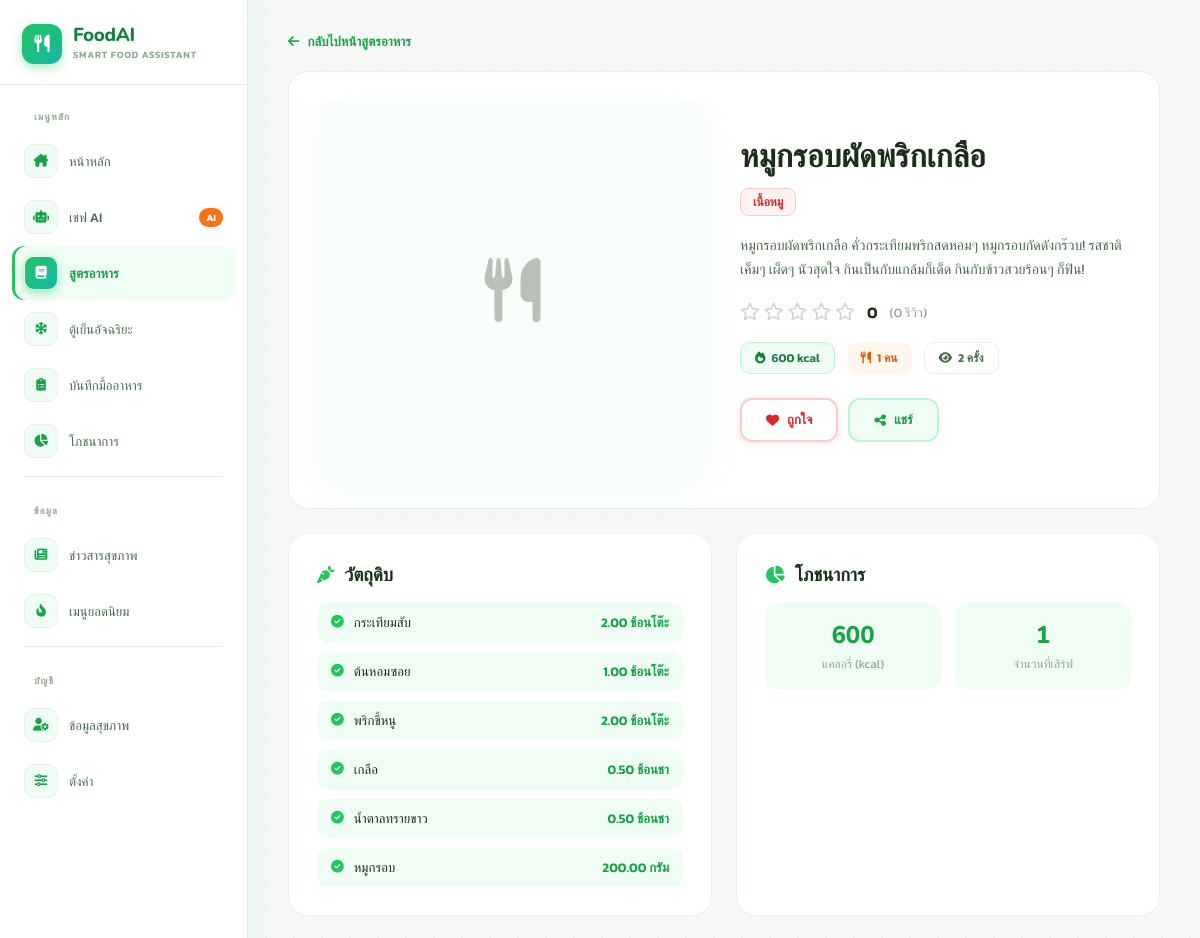
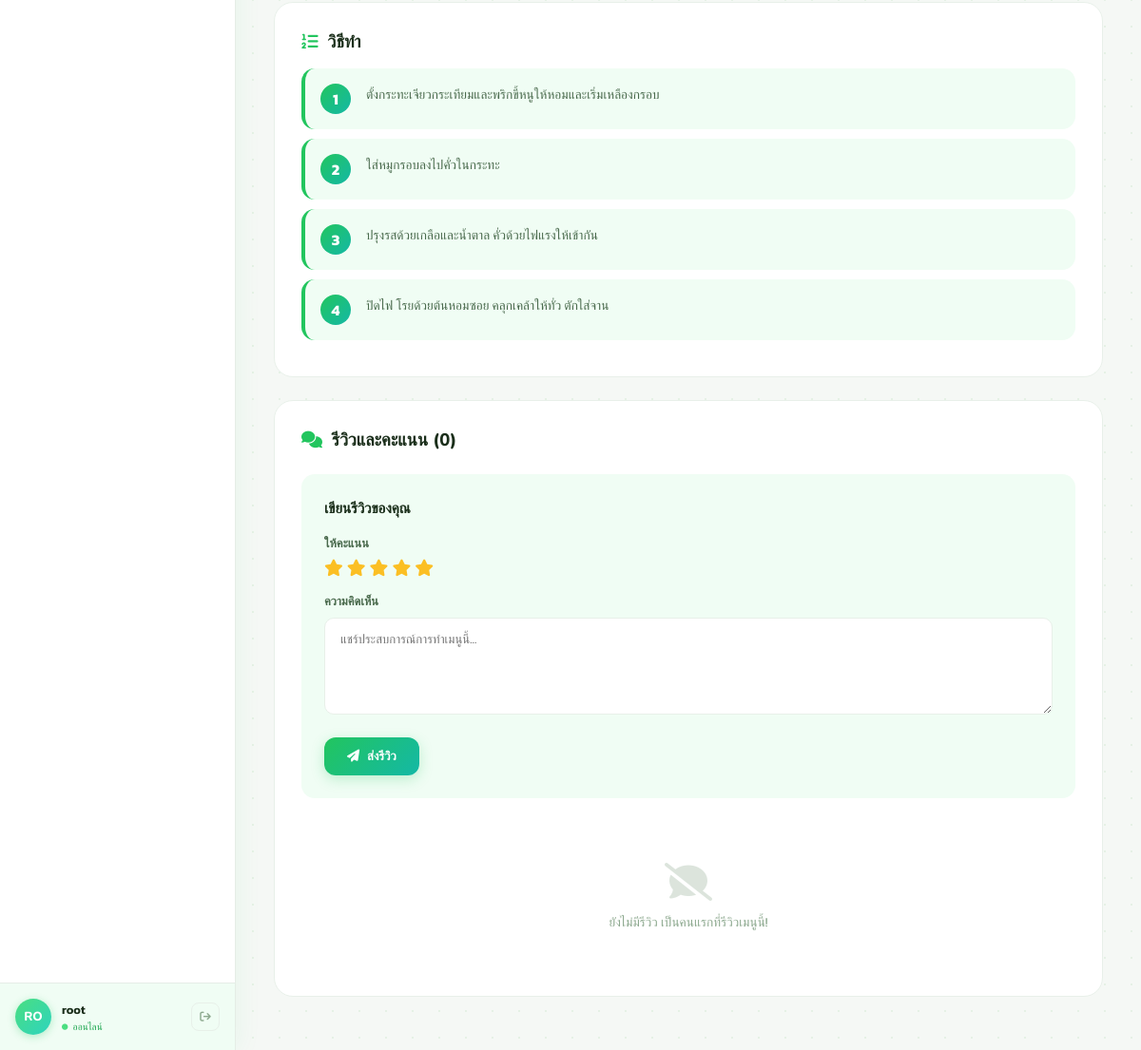
The app's page /pages/recipe_detail.php?id=29 with its own data (2 pictures, top to bottom).
### tables this page shows
CREATE TABLE `recipes` (
  `id` int(11) NOT NULL,
  `title` varchar(200) NOT NULL,
  `description` text DEFAULT NULL,
  `ingredients` text DEFAULT NULL,
  `instructions` text NOT NULL,
  `servings` int(11) DEFAULT 1,
  `image` varchar(255) DEFAULT NULL,
  `created_by` int(11) DEFAULT NULL,
  `created_at` timestamp NOT NULL DEFAULT current_timestamp(),
  `calories` int(11) DEFAULT 0,
  `view_count` int(11) DEFAULT 0
);

CREATE TABLE `tags` (
  `id` int(11) NOT NULL,
  `name` varchar(100) NOT NULL,
  `type` enum('health_condition','allergen') NOT NULL,
  `description` text DEFAULT NULL,
  `color` varchar(20) DEFAULT '#22c55e',
  `created_at` timestamp NOT NULL DEFAULT current_timestamp()
);

CREATE TABLE `recipe_ingredients` (
  `recipe_id` int(11) NOT NULL,
  `ingredient_id` int(11) NOT NULL,
  `amount` decimal(10,2) NOT NULL,
  `unit` varchar(50) NOT NULL
);

CREATE TABLE `ingredients` (
  `id` int(11) NOT NULL,
  `name` varchar(100) NOT NULL,
  `calories_per_100g` decimal(10,2) DEFAULT 0.00,
  `protein_g` decimal(10,2) DEFAULT 0.00,
  `fat_g` decimal(10,2) DEFAULT 0.00,
  `carbs_g` decimal(10,2) DEFAULT 0.00,
  `sodium_mg` decimal(10,2) DEFAULT 0.00,
  `sugar_g` decimal(10,2) DEFAULT 0.00,
  `is_common_allergen` tinyint(1) DEFAULT 0
);

### pages/recipe_detail.php (the view, shortened to what this page needs)
<?php
$user_id = isset($_SESSION['user_id']) ? $_SESSION['user_id'] : 3;
$recipe_id = isset($_GET['id']) ? (int)$_GET['id'] : 0;
$stmt = $conn->prepare("SELECT * FROM recipes WHERE id = ?");
$stmt->bind_param("i", $recipe_id);
$stmt->execute();
$recipe = $stmt->get_result()->fetch_assoc();
$fav_stmt = $conn->prepare("SELECT id FROM user_interactions WHERE user_id = ? AND recipe_id = ? AND interaction_type = 'favorite'");
$fav_stmt->bind_param("ii", $user_id, $recipe_id);
$fav_stmt->execute();
$is_favorited = $fav_stmt->get_result()->num_rows > 0;
$stmt_tags = $conn->prepare("SELECT t.* FROM recipe_tags rt JOIN tags t ON rt.tag_id = t.id WHERE rt.recipe_id = ?");
$stmt_tags->bind_param("i", $recipe_id);
$stmt_tags->execute();
$recipe_tags = $stmt_tags->get_result()->fetch_all(MYSQLI_ASSOC);
$stmt_ing = $conn->prepare("SELECT i.name, ri.amount, ri.unit FROM recipe_ingredients ri JOIN ingredients i ON ri.ingredient_id = i.id WHERE ri.recipe_id = ?");
$stmt_ing->bind_param("i", $recipe_id);
$stmt_ing->execute();
$ingredients = $stmt_ing->get_result();
$reviews_sql = "SELECT rr.*, u.first_name, u.last_name FROM recipe_reviews rr JOIN users u ON rr.user_id = u.id WHERE rr.recipe_id = ? ORDER BY rr.created_at DESC";
$reviews_stmt = $conn->prepare($reviews_sql);
$reviews_stmt->bind_param("i", $recipe_id);
$reviews_stmt->execute();
$reviews = $reviews_stmt->get_result();
$avg_sql = "SELECT AVG(rating) as avg_rating, COUNT(*) as total_reviews FROM recipe_reviews WHERE recipe_id = ?";
$avg_stmt = $conn->prepare($avg_sql);
$avg_stmt->bind_param("i", $recipe_id);
$avg_stmt->execute();
$rating_data = $avg_stmt->get_result()->fetch_assoc();
$avg_rating = round($rating_data['avg_rating'] ?? 0, 1);
$total_reviews = $rating_data['total_reviews'] ?? 0;
?>
<!DOCTYPE html>
<html lang="th">
<head>
<link rel="stylesheet" href="https://cdnjs.cloudflare.com/ajax/libs/font-awesome/6.4.0/css/all.min.css">
</head>
<body>
<?php include '../includes/sidebar.php' ?>
<div class="page-wrap">
  <main>
    <div style="display:flex; align-items:center; gap: 14px; margin-bottom:20px;">
      <a href="recipes.php" style="display:inline-flex;align-items:center;gap:8px;color:var(--g600);font-size:.82rem;font-weight:600;text-decoration:none;">
        <i class="fas fa-arrow-left"></i> กลับไปหน้าสูตรอาหาร
      </a>
    </div>
    <div class="card" style="margin-bottom:24px;">
      <div class="grid-hero">
        <div>
          <?php $img_path = '../public/uploads/' . $recipe['image']; if (!empty($recipe['image']) && file_exists($img_path)): ?>
            <img src="<?= $img_path ?>" class="hero-img">
          <?php else: ?>
            <div class="hero-img" style="background:var(--g50);display:flex;align-items:center;justify-content:center;font-size:4rem;opacity:.3;"><i class="fas fa-utensils"></i></div>
          <?php endif; ?>
        </div>
        <div>
          <h1 style="font-family:'Nunito',sans-serif;font-size:2rem;font-weight:800;color:var(--txt);line-height:1.2;margin-bottom:12px;">
            <?= htmlspecialchars($recipe['title']) ?>
          </h1>
          <?php if (!empty($recipe_tags)): ?>
          <div class="r-tags-wrap">
              <?php foreach($recipe_tags as $t):
                  $is_allergy = ($t['type'] === 'allergen');
              ?>
              <span class="r-tag" style="background:<?= $is_allergy ? '#fef2f2' : '#ecfdf5' ?>; color:<?= $is_allergy ? '#dc2626' : '#059669' ?>; border:1px solid <?= $is_allergy ? '#fecaca' : '#a7f3d0' ?>;">
                  <?= htmlspecialchars($t['name']) ?>
              </span>
              <?php endforeach; ?>
          </div>
          <?php endif; ?>
          <p style="font-size:.88rem;color:var(--sub);line-height:1.7;margin-bottom:18px;">
            <?= htmlspecialchars($recipe['description'] ?: 'เมนูอาหารเพื่อสุขภาพ') ?>
          </p>
          <div style="display:flex;align-items:center;gap:12px;margin-bottom:18px;">
            <div class="star-rating">
              <?php for($i=1; $i<=5; $i++): ?>
                <i class="<?= $i <= $avg_rating ? 'fas' : 'far' ?> fa-star"></i>
              <?php endfor; ?>
            </div>
            <span style="font-weight:600;color:var(--txt);"><?= $avg_rating ?></span>
            <span style="color:var(--muted);font-size:.8rem;">(<?= $total_reviews ?> รีวิว)</span>
          </div>
          <div style="display:flex;gap:12px;flex-wrap:wrap;margin-bottom:24px;">
            <span class="badge badge-green"><i class="fas fa-fire"></i> <?= $recipe['calories'] ?> kcal</span>
            <?php if ($recipe['servings']): ?>
            <span class="badge badge-orange"><i class="fas fa-utensils"></i> <?= $recipe['servings'] ?> คน</span>
            <?php endif; ?>
            <span class="badge" style="background:#fff;border:1px solid var(--bdr);color:var(--sub);"><i class="fas fa-eye"></i> <?= number_format($recipe['view_count'] ?? 0) ?> ครั้ง</span>
          </div>
          <div class="action-btns">
            <button class="btn btn-favorite <?= $is_favorited ? 'active' : '' ?>"
                    id="favoriteBtn"
                    onclick="toggleFavorite(<?= $recipe_id ?>)">
              <i class="fas fa-heart"></i>
              <span id="favBtnText"><?= $is_favorited ? 'ถูกใจแล้ว' : 'ถูกใจ' ?></span>
            </button>
            <button class="btn btn-share" onclick="shareRecipe()">
              <i class="fas fa-share-nodes"></i> แชร์
            </button>
          </div>
        </div>
      </div>
    </div>
    <div class="grid-content">
      <div class="card">
        <h2 class="section-title"><i class="fas fa-carrot" style="color:var(--g500);"></i> วัตถุดิบ</h2>
        <div style="display:flex;flex-direction:column;gap:10px;">
          <?php if ($ingredients->num_rows > 0): ?>
            <?php while($ing = $ingredients->fetch_assoc()): ?>
            <div class="ingredient-item">
              <i class="fas fa-check-circle"></i>
              <span style="flex:1;font-weight:500;"><?= htmlspecialchars($ing['name']) ?></span>
              <span style="color:var(--g600);font-weight:600;"><?= htmlspecialchars($ing['amount']) ?> <?= htmlspecialchars($ing['unit']) ?></span>
            </div>
            <?php endwhile; ?>
          <?php elseif (!empty($recipe['ingredients'])): ?>
            <div style="background:var(--g50);border-radius:10px;padding:16px;font-size:.85rem;line-height:1.8;color:var(--sub);">
                <?= nl2br(htmlspecialchars($recipe['ingredients'])) ?>
            </div>
          <?php else: ?>
            <p style="color:var(--muted);font-size:.82rem;">ไม่มีข้อมูลวัตถุดิบ</p>
          <?php endif; ?>
        </div>
      </div>
      <div class="card">
        <h2 class="section-title"><i class="fas fa-chart-pie"></i> โภชนาการ</h2>
        <div style="display:grid;grid-template-columns:1fr 1fr;gap:14px;">
          <div style="padding:16px;background:var(--g50);border-radius:12px;text-align:center;">
            <div style="font-size:1.5rem;font-weight:800;color:var(--g600);font-family:'Nunito',sans-serif;"><?= $recipe['calories'] ?></div>
            <div style="font-size:.75rem;color:var(--muted);margin-top:4px;">แคลอรี่ (kcal)</div>
          </div>
          <div style="padding:16px;background:var(--g50);border-radius:12px;text-align:center;">
            <div style="font-size:1.5rem;font-weight:800;color:var(--g600);font-family:'Nunito',sans-serif;"><?= $recipe['servings'] ?: 1 ?></div>
            <div style="font-size:.75rem;color:var(--muted);margin-top:4px;">จำนวนที่เสิร์ฟ</div>
          </div>
        </div>
      </div>
    </div>
    <div class="card" style="margin-bottom:24px;">
      <h2 class="section-title"><i class="fas fa-list-ol" style="color:var(--g500);"></i> วิธีทำ</h2>
      <div>
        <?php
        $steps = explode("\n", $recipe['instructions']);
        $step_num = 1;
        foreach($steps as $step):
          $step = trim(preg_replace('/^\d+[\.\)]\s*/', '', $step));
        ?>
        <div class="step-item">
          <div class="step-number"><?= $step_num++ ?></div>
          <div style="flex:1;font-size:.85rem;line-height:1.7;color:var(--sub);"><?= htmlspecialchars($step) ?></div>
        </div>
        <?php endforeach; ?>
      </div>
    </div>
    <div class="card">
      <h2 class="section-title" style="margin-bottom:24px;"><i class="fas fa-comments"></i> รีวิวและคะแนน (<?= $total_reviews ?>)</h2>
      <div style="background:var(--g50);border:1.5px dashed var(--g300);border-radius:14px;padding:24px;margin-bottom:28px;">
        <h3 style="font-size:.95rem;font-weight:700;color:var(--txt);margin-bottom:16px;">เขียนรีวิวของคุณ</h3>
        <form method="POST">
          <div style="margin-bottom:16px;">
            <label style="display:block;font-size:.8rem;font-weight:600;color:var(--sub);margin-bottom:8px;">ให้คะแนน</label>
            <div class="star-rating" id="ratingInput">
              <i class="far fa-star" data-rating="1"></i>
              <i class="far fa-star" data-rating="2"></i>
              <i class="far fa-star" data-rating="3"></i>
              <i class="far fa-star" data-rating="4"></i>
              <i class="far fa-star" data-rating="5"></i>
            </div>
          </div>
          <div style="margin-bottom:18px;">
            <label style="display:block;font-size:.8rem;font-weight:600;color:var(--sub);margin-bottom:8px;">ความคิดเห็น</label>
            <textarea name="comment" rows="4" placeholder="แชร์ประสบการณ์การทำเมนูนี้..." style="width:100%;padding:12px 16px;border:1.5px solid var(--bdr);border-radius:10px;font-family:'Kanit',sans-serif;font-size:.82rem;"></textarea>
          </div>
          <button type="submit" class="btn btn-green"><i class="fas fa-paper-plane"></i> ส่งรีวิว</button>
        </form>
      </div>
      <?php if ($reviews->num_rows > 0): ?>
        <?php while($review = $reviews->fetch_assoc()): ?>
        <div class="review-card">
          <div class="review-header">
            <div class="review-user">
              <div class="review-avatar"><?= mb_strtoupper(mb_substr($review['first_name'], 0, 1)) ?></div>
              <div>
                <div style="font-weight:600;font-size:.85rem;color:var(--txt);">
                  <?= htmlspecialchars($review['first_name'] . ' ' . $review['last_name']) ?>
                </div>
                <div class="review-stars">
                  <?php for($i=1; $i<=5; $i++): ?>
                    <i class="<?= $i <= $review['rating'] ? 'fas' : 'far' ?> fa-star"></i>
                  <?php endfor; ?>
                </div>
              </div>
            </div>
          </div>
          <p class="review-comment"><?= htmlspecialchars($review['comment']) ?></p>
          <p class="review-date"><i class="far fa-clock"></i> <?= date('j M Y, H:i', strtotime($review['created_at'])) ?> น.</p>
        </div>
        <?php endwhile; ?>
      <?php else: ?>
        <div style="text-align:center;padding:40px;color:var(--muted);">
          <i class="fas fa-comment-slash" style="font-size:2.5rem;opacity:.3;margin-bottom:12px;display:block;"></i>
          <p style="font-size:.85rem;">ยังไม่มีรีวิว เป็นคนแรกที่รีวิวเมนูนี้!</p>
        </div>
      <?php endif; ?>
    </div>
  </main>
</div>
</body>
</html>

### pages/recipe_detail.php (style rules this page uses)
:root { --g50:#f0fdf4;--g400:#4ade80;--g500:#22c55e;--g600:#16a34a;--g700:#15803d;--t400:#2dd4bf;--t500:#14b8a6;--bg:#f5f8f5;--card:#fff;--bdr:#e8f0e9;--txt:#1a2e1a;--sub:#4b6b4e;--muted:#8da98f;--sb-w:248px; }
* { box-sizing:border-box;margin:0;padding:0; }
body { font-family:'Kanit',sans-serif;background:var(--bg);color:var(--txt);display:flex;min-height:100vh; }
body::before { content:'';position:fixed;inset:0;pointer-events:none;z-index:0;background-image:radial-gradient(circle,#c8e6c9 1px,transparent 1px);background-size:28px 28px;opacity:.35; }
.page-wrap { margin-left:var(--sb-w);flex:1;position:relative;z-index:1; }
main { padding:2rem 2.5rem 3.5rem;width:100%;max-width:1400px;margin:0 auto; }
.hero-img { width:100%;height:380px;border-radius:20px;object-fit:cover;box-shadow:0 12px 40px rgba(34,197,94,.15); }
.card { background:var(--card);border:1px solid var(--bdr);border-radius:20px;padding:28px; }
.badge { display:inline-flex;align-items:center;gap:6px;padding:6px 14px;border-radius:10px;font-size:.75rem;font-weight:600; }
.badge-green { background:var(--g50);color:var(--g700);border:1px solid var(--g200); }
.badge-orange { background:#fff7ed;color:#ea580c;border:1px solid:#fed7aa; }
.r-tags-wrap { display:flex; flex-wrap:wrap; gap:8px; margin-bottom:18px; }
.r-tag { font-size:.75rem; font-weight:600; padding:4px 12px; border-radius:8px; display:inline-flex; align-items:center; gap:6px; }
.section-title { font-family:'Nunito',sans-serif;font-size:1.15rem;font-weight:800;color:var(--txt);margin-bottom:16px;display:flex;align-items:center;gap:10px; }
.section-title i { color:var(--g500);font-size:1.1rem; }
.ingredient-item { display:flex;align-items:center;gap:10px;padding:10px 14px;background:var(--g50);border-radius:10px;font-size:.82rem; }
.ingredient-item i { color:var(--g500);font-size:.8rem; }
.step-item { display:flex;gap:16px;padding:16px;background:var(--g50);border-radius:14px;border-left:4px solid var(--g500);margin-bottom:10px; }
.step-number { width:32px;height:32px;border-radius:50%;background:linear-gradient(135deg,var(--g500),var(--t500));color:#fff;display:flex;align-items:center;justify-content:center;font-weight:700;flex-shrink:0; }
.btn { padding:12px 24px;border-radius:12px;font-size:.82rem;font-weight:600;cursor:pointer;transition:all .2s;display:inline-flex;align-items:center;justify-content:center;gap:8px;border:none;text-decoration:none; }
.btn-green { background:linear-gradient(135deg,var(--g500),var(--t500));color:#fff;box-shadow:0 4px 14px rgba(34,197,94,.25); }
.btn-favorite { background:#fff; color:#dc2626; border:2px solid #fecaca; box-shadow:0 2px 8px rgba(220,38,38,.1); }
.btn-share { background:var(--g50); color:var(--g600); border:2px solid var(--g200); }
.star-rating { display:flex;gap:4px;font-size:1.1rem; }
.star-rating i { color:#fbbf24;cursor:pointer;transition:.2s; }
.star-rating i.far { color:#d1d5db; }
.grid-hero { display: grid; grid-template-columns: 1fr 1fr; gap: 32px; align-items: center; }
.grid-content { display: grid; grid-template-columns: 1fr 1fr; gap: 24px; margin-bottom: 24px; }
.action-btns { display: flex; gap: 10px; }

### includes/sidebar.php (style rules this page uses)
:root { --g50: #f0fdf4; --g100: #dcfce7; --g200: #bbf7d0; --g400: #4ade80; --g500: #22c55e; --g600: #16a34a; --g700: #15803d; --t400: #2dd4bf; --t500: #14b8a6; --sb-bg: #ffffff; --sb-w: 248px; --sb-bdr: #e5ede6; --txt: #1a2e1a; --sub: #4b6b4e; --muted: #8da98f; --orange: #f97316; --bdr: #e8f0e9; }

### records on screen
recipes: title "หมูกรอบผัดพริกเกลือ", description "หมูกรอบผัดพริกเกลือ คั่วกระเทียมพริกสดหอมๆ หมูกรอบกัดดังกร๊วบ! รสชาติเค็มๆ เผ็ดๆ นัวสุดใจ กินเป็นกับแกล้มก็เด็ด กินกับข้าวสวยร้อนๆ ก็ฟิน!", calories "600", servings "1", view_count "2", instructions "ตั้งกระทะเจียวกระเทียมและพริกขี้หนูให้หอมและเริ่มเหลืองกรอบ", instructions "ใส่หมูกรอบลงไปคั่วในกระทะ", instructions "ปรุงรสด้วยเกลือและน้ำตาล คั่วด้วยไฟแรงให้เข้ากัน", instructions "ปิดไฟ โรยด้วยต้นหอมซอย คลุกเคล้าให้ทั่ว ตักใส่จาน"
tags: name "เนื้อหมู"
recipe_ingredients: ingredient.name "กระเทียมสับ", amount "2.00", unit "ช้อนโต๊ะ"
recipe_ingredients: ingredient.name "ต้นหอมซอย", amount "1.00", unit "ช้อนโต๊ะ"
recipe_ingredients: ingredient.name "พริกขี้หนู", amount "2.00", unit "ช้อนโต๊ะ"
recipe_ingredients: ingredient.name "เกลือ", amount "0.50", unit "ช้อนชา"
recipe_ingredients: ingredient.name "น้ำตาลทรายขาว", amount "0.50", unit "ช้อนชา"
recipe_ingredients: ingredient.name "หมูกรอบ", amount "200.00", unit "กรัม"

### other values on screen
$initials ?: 'U' "RO"
$username "root"
$avg_rating "0"
$total_reviews "0"
